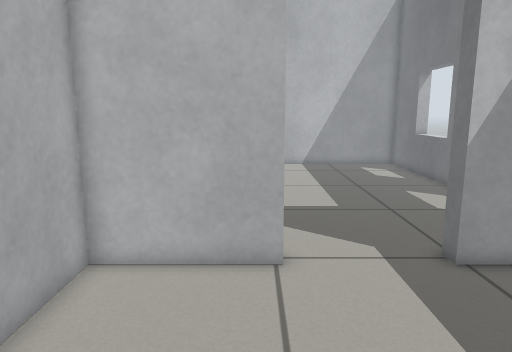
View 1 (above)

17 first-person views from a walk through a world built for the Gazebo simulator. The camera is 0.79 m above the floor, tilts 10° down and sees 70° across. The floor is counted in squares, 0.2 m on a side. Each view is taken from the middle of a square. On the plan, view 1 faces up. The plan holds only what a view shows up to about 20 squares ahead; the rest is blank.

View 2
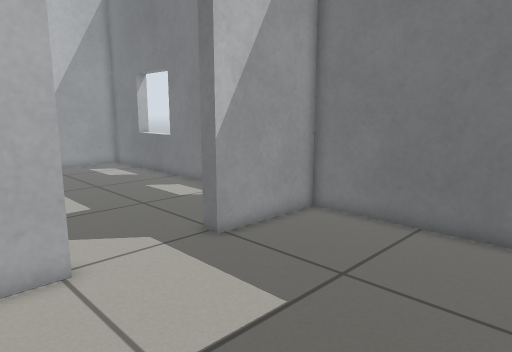

View 3
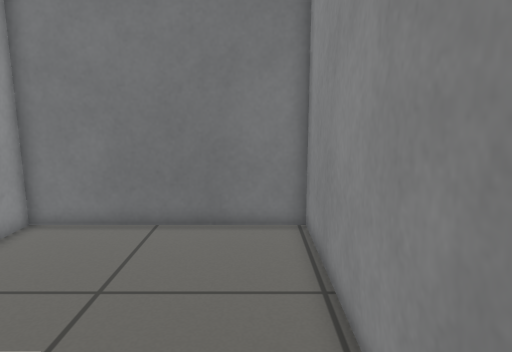

View 4
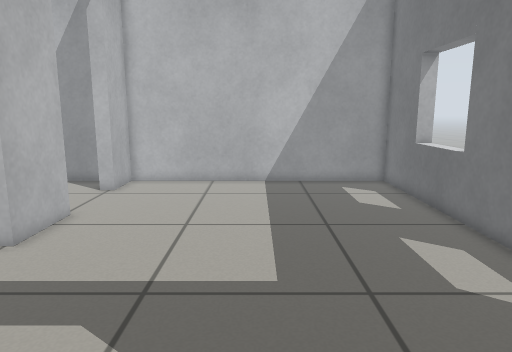

View 5
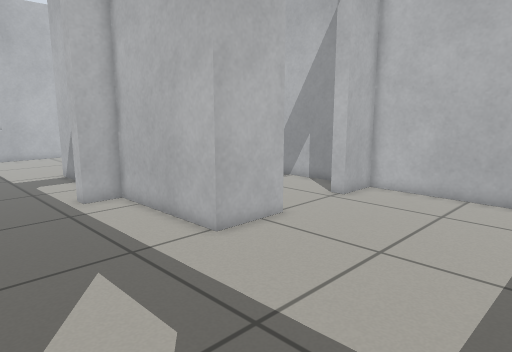

View 6
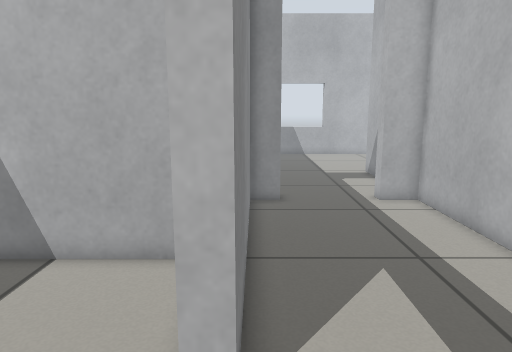

View 7
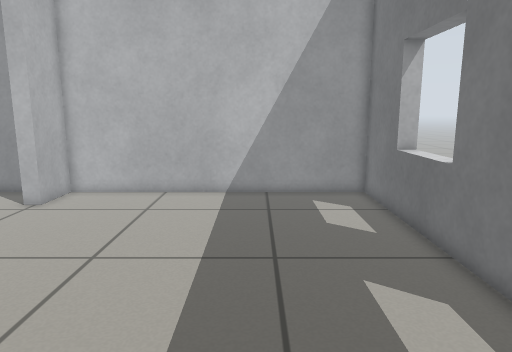

View 8
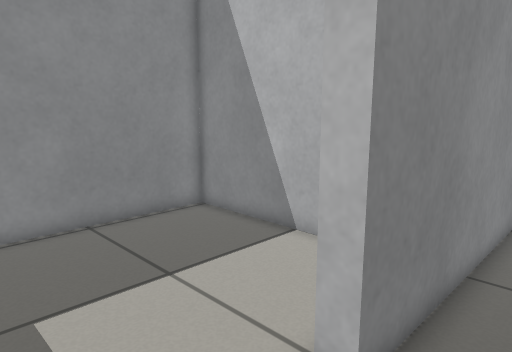

View 9
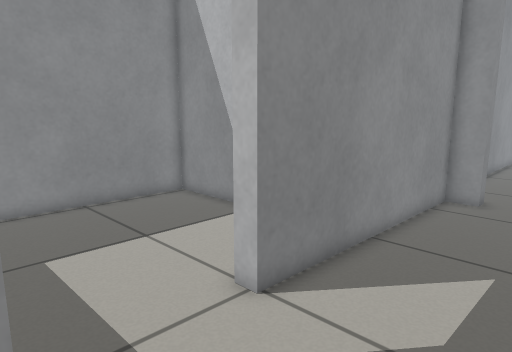

View 10
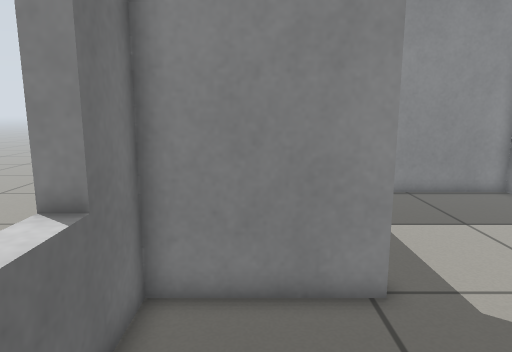

View 11
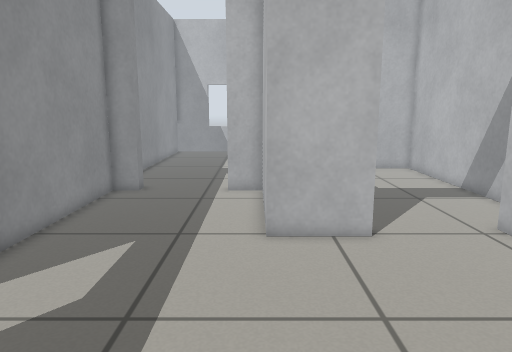

View 12
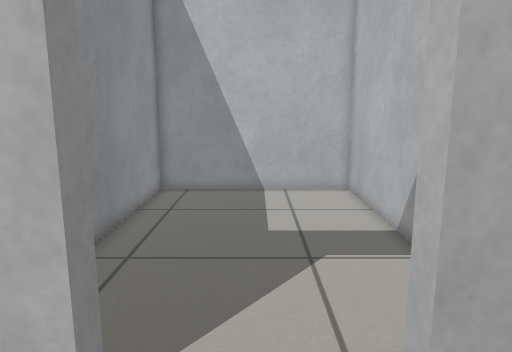

View 13
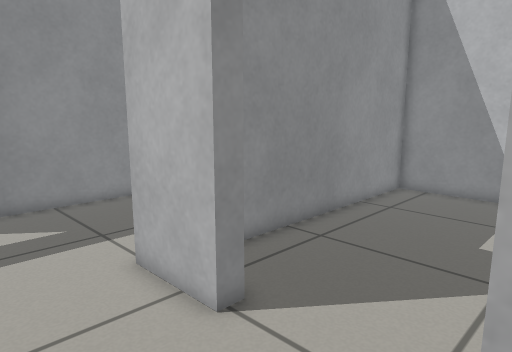

View 14
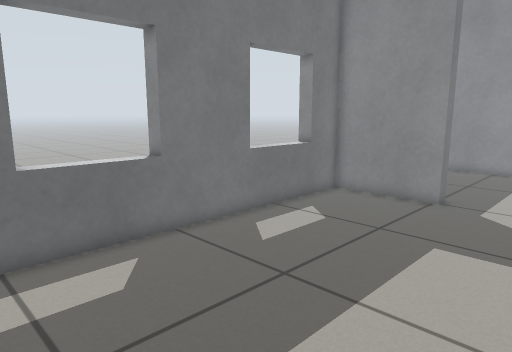

View 15
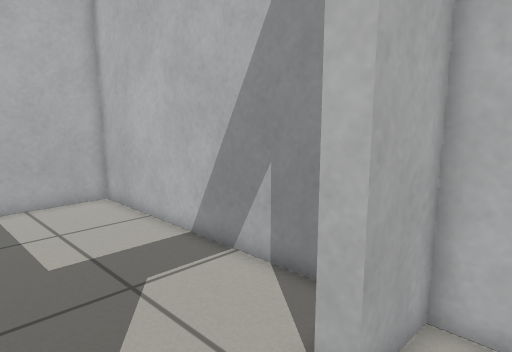

View 16
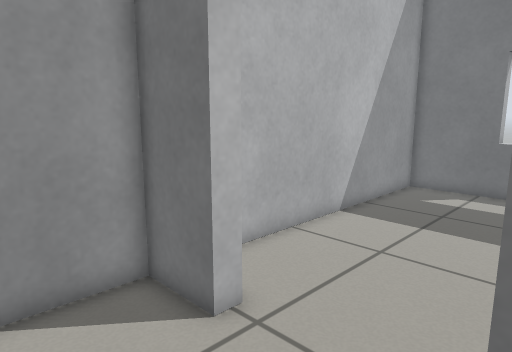

View 17
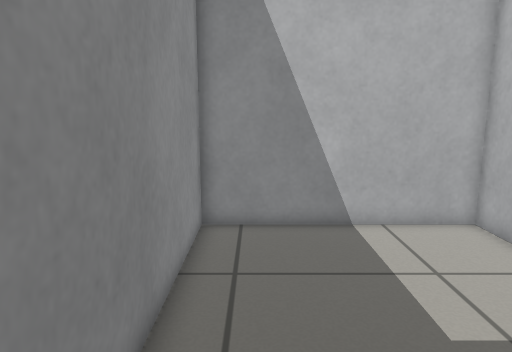

### Floor plan
Points are (right, up) in squares from view 1. A wall is a line through its corners. A room is listed if a view was taken in it or the views show most of it. See-through windows are left out.
Room 1 (views 1, 2, 3, 4)
walls: (0.7, 9) (-4.4, 9) (-4.4, -0.8) (10.4, -0.8) (10.4, 9) (5.2, 9)
ways out: open door at (3, 9.4) to room 2
Room 2 (views 5, 6, 7, 8, 9, 10, 11, 12, 13, 14, 15)
walls: (-4.2, 20.7) (-4.2, 17.3) (-11.1, 17.3) (-11.1, 15.6); (10.2, 19.9) (11.1, 19.9); (5.2, 9) (5.2, 9.7) (10.4, 9.7) (10.4, 27.7) (-4.2, 27.7) (-4.2, 25.2); (10.2, 12) (11.1, 12); (11.2, 23.9) (10.4, 23.9); (-11.1, 11.1) (-11.1, 9.7) (0.7, 9.7) (0.7, 9)
ways out: open door at (3, 9.4) to room 1; open door at (-4.5, 23) to room 3; open door at (-11.4, 13.2)
Room 3 (views 16, 17)
walls: (-4.9, 25.2) (-4.9, 27.7) (-18.4, 27.7) (-18.4, 18.1) (-7.4, 18.1)
ways out: open door at (-4.5, 23) to room 2

Where each view was taken, in squares from view 1:
view 1: 0 up, 0 right, facing up
view 2: 0 up, 2 left, facing up-right
view 3: 1 up, 2 left, facing right
view 4: 7 up, 3 right, facing up
view 5: 10 up, 5 right, facing up-left
view 6: 10 up, 5 right, facing left
view 7: 10 up, 5 right, facing up
view 8: 12 up, 5 right, facing down-left
view 9: 15 up, 6 right, facing down-left
view 10: 17 up, 8 right, facing down
view 11: 17 up, 7 right, facing left
view 12: 23 up, 0 right, facing left
view 13: 26 up, 0 right, facing down-left
view 14: 26 up, 0 right, facing down-right
view 15: 21 up, 2 left, facing up-left
view 16: 20 up, 9 left, facing up-right
view 17: 20 up, 6 left, facing left
